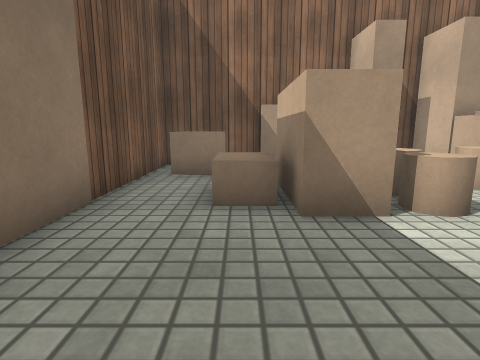
[1] (above)

12 first-person views from a walk through a Unity game level. The camera is 0.58 m above the floor, tilts 10° down and sees 80° across. The floor is counted in squares, 0.5 m on a side. Each view is taken from the middle of a square. On the plan, view 1 faces up. The plan holds only what a view shows up to about 12 squares ahead; the rest is blank. Surface patterns are stand-ins for the level's own textures.

[2]
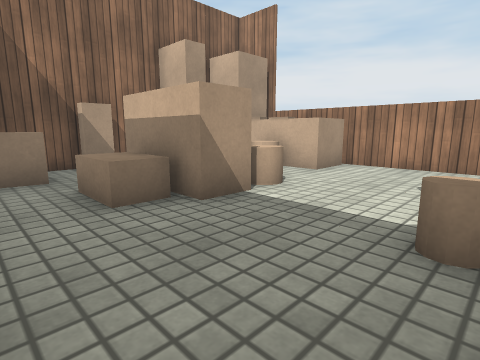

[3]
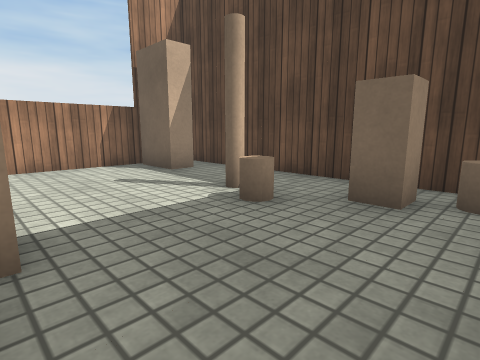

[4]
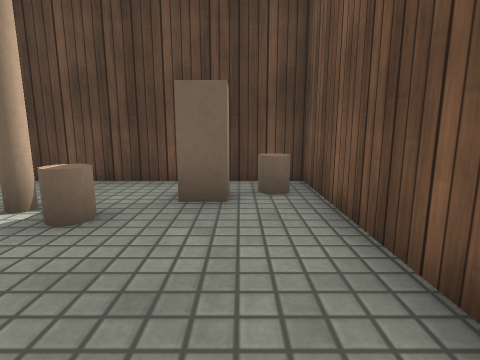

[5]
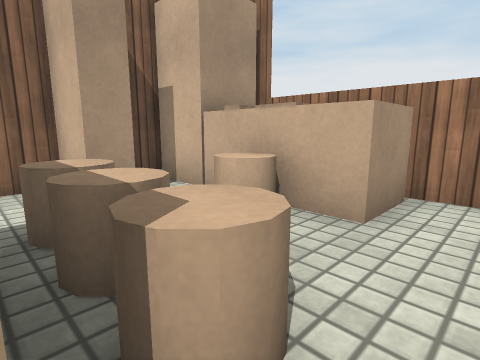

[6]
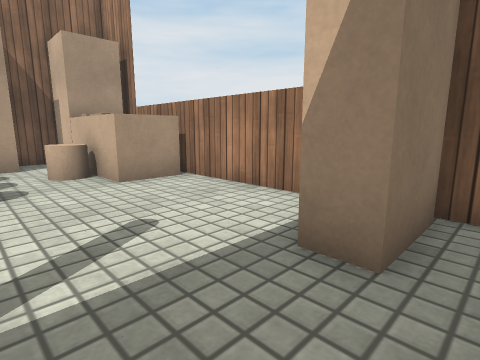

[7]
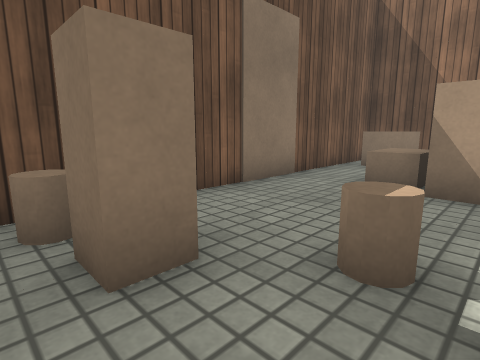

[8]
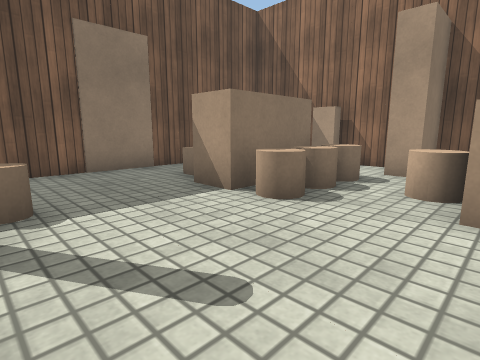

[9]
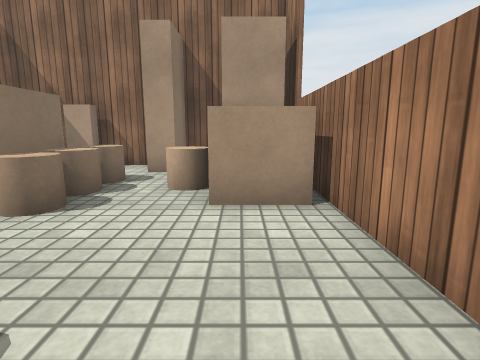

[10]
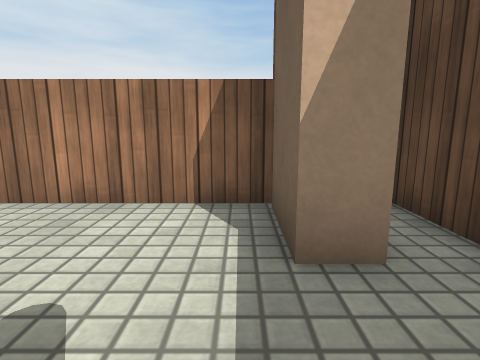

[11]
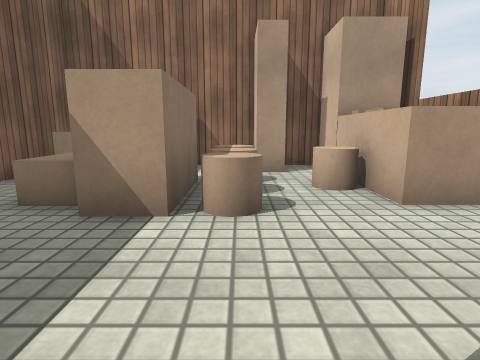

[12]
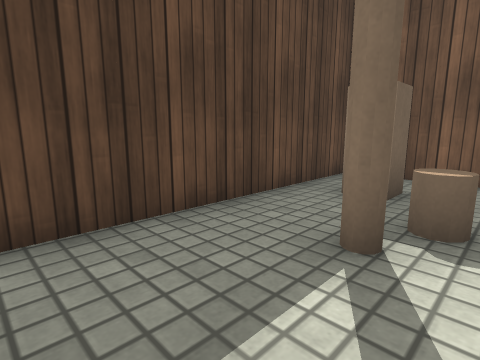

### Floor plan
Key: @ floor where view 1 was taken; # wall or solid block; x gap in a wall; . floor; = window, fence, low wall or low ledge; ^ raised ledge.
Columns run from 3 left of view 1 to 8 right of it. Each row starts with its distance up from view 1.
 10        ###
  9 ####  ##.#
  8 #^^# ###.#
  7 #.=###=..^ #
  6 #..^##=.^^^#
  5 #..^##^..^^#
  4 #..^##=...x#
  3 #..........#
  2 #..........#
  1 #...=......#
  0 #..@=......#
 -1 ##x#.....###
 -2 ##.........#
 -3  ###########

Positions as (right, up) in squares from view 1, and headings:
1: (0, 0), facing up
2: (-2, 0), facing up-right
3: (-2, 4), facing down-right
4: (-1, 4), facing down
5: (2, 3), facing up-right
6: (3, -2), facing up-right
7: (2, -2), facing up-left
8: (6, 0), facing up-left
9: (6, 0), facing up
10: (3, 0), facing right
11: (3, 0), facing up
12: (5, 1), facing down-left
